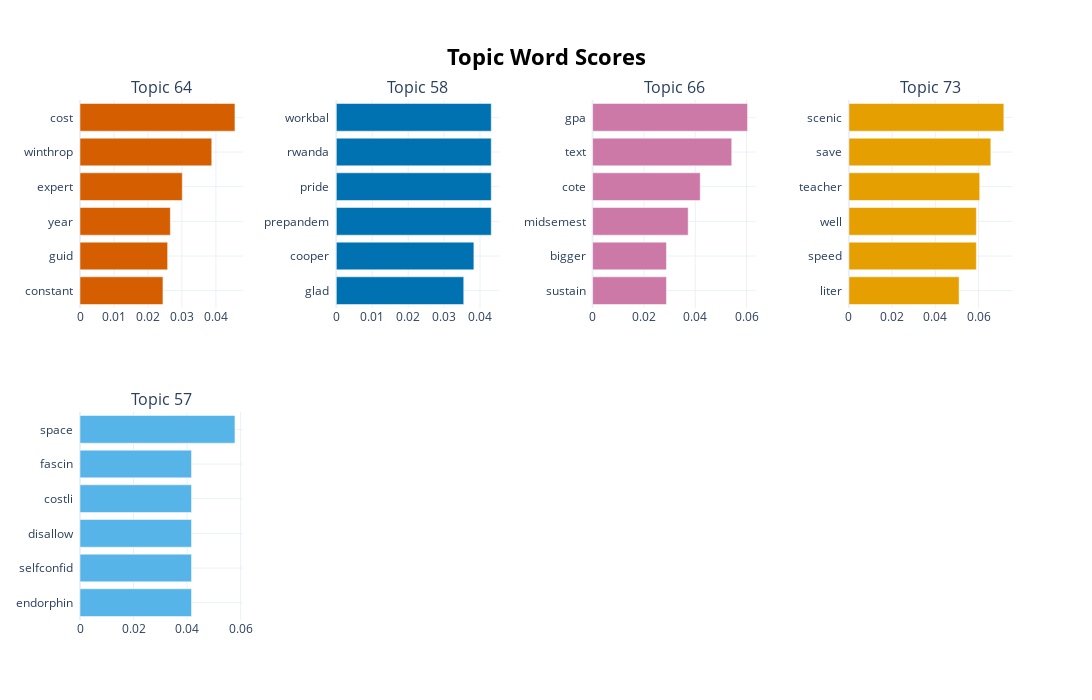

The cell this chart's notebook holds for it:
### Code cell
# plot topics that decrease chances the most (ignoring statistical significance)
topic_model.visualize_barchart(topics=bottom_k_topics, n_words=10, height=350, width=400)

### Figure 1 — Plotly figure (JSON) as saved in the notebook; plotly's stock layout.template omitted (floating-point values rounded to 4 significant figures)
{"data": [{"marker": {"color": "#D55E00"}, "orientation": "h", "type": "bar", "x": [0.02441, 0.02579, 0.02659, 0.0301, 0.03878, 0.0456], "xaxis": "x", "y": ["constant  ", "guid  ", "year  ", "expert  ", "winthrop  ", "cost  "], "yaxis": "y"}, {"marker": {"color": "#0072B2"}, "orientation": "h", "type": "bar", "x": [0.03546, 0.03828, 0.04311, 0.04311, 0.04311, 0.04311], "xaxis": "x2", "y": ["glad  ", "cooper  ", "prepandem  ", "pride  ", "rwanda  ", "workbal  "], "yaxis": "y2"}, {"marker": {"color": "#CC79A7"}, "orientation": "h", "type": "bar", "x": [0.02879, 0.02879, 0.03724, 0.04194, 0.05422, 0.06038], "xaxis": "x3", "y": ["sustain  ", "bigger  ", "midsemest  ", "cote  ", "text  ", "gpa  "], "yaxis": "y3"}, {"marker": {"color": "#E69F00"}, "orientation": "h", "type": "bar", "x": [0.05098, 0.05897, 0.05897, 0.06053, 0.06566, 0.07169], "xaxis": "x4", "y": ["liter  ", "speed  ", "well  ", "teacher  ", "save  ", "scenic  "], "yaxis": "y4"}, {"marker": {"color": "#56B4E9"}, "orientation": "h", "type": "bar", "x": [0.04166, 0.04166, 0.04166, 0.04166, 0.04166, 0.05788], "xaxis": "x5", "y": ["endorphin  ", "selfconfid  ", "disallow  ", "costli  ", "fascin  ", "space  "], "yaxis": "y5"}], "layout": {"annotations": [{"font": {"size": 16}, "showarrow": false, "text": "Topic 64", "x": 0.0875, "xanchor": "center", "xref": "paper", "y": 1, "yanchor": "bottom", "yref": "paper"}, {"font": {"size": 16}, "showarrow": false, "text": "Topic 58", "x": 0.3625, "xanchor": "center", "xref": "paper", "y": 1, "yanchor": "bottom", "yref": "paper"}, {"font": {"size": 16}, "showarrow": false, "text": "Topic 66", "x": 0.6375, "xanchor": "center", "xref": "paper", "y": 1, "yanchor": "bottom", "yref": "paper"}, {"font": {"size": 16}, "showarrow": false, "text": "Topic 73", "x": 0.9125, "xanchor": "center", "xref": "paper", "y": 1, "yanchor": "bottom", "yref": "paper"}, {"font": {"size": 16}, "showarrow": false, "text": "Topic 57", "x": 0.0875, "xanchor": "center", "xref": "paper", "y": 0.4, "yanchor": "bottom", "yref": "paper"}], "height": 700, "hoverlabel": {"bgcolor": "white", "font": {"family": "Rockwell", "size": 16}}, "showlegend": false, "title": {"font": {"color": "Black", "size": 22}, "text": "<b>Topic Word Scores", "x": 0.5, "xanchor": "center", "yanchor": "top"}, "width": 1600, "xaxis": {"anchor": "y", "autorange": true, "domain": [0, 0.175], "range": [0, 0.048], "showgrid": true, "type": "linear"}, "xaxis2": {"anchor": "y2", "autorange": true, "domain": [0.275, 0.45], "range": [0, 0.04538], "showgrid": true, "type": "linear"}, "xaxis3": {"anchor": "y3", "autorange": true, "domain": [0.55, 0.725], "range": [0, 0.06356], "showgrid": true, "type": "linear"}, "xaxis4": {"anchor": "y4", "autorange": true, "domain": [0.825, 1], "range": [0, 0.07546], "showgrid": true, "type": "linear"}, "xaxis5": {"anchor": "y5", "autorange": true, "domain": [0, 0.175], "range": [0, 0.06092], "showgrid": true, "type": "linear"}, "xaxis6": {"anchor": "y6", "domain": [0.275, 0.45], "showgrid": true}, "xaxis7": {"anchor": "y7", "domain": [0.55, 0.725], "showgrid": true}, "xaxis8": {"anchor": "y8", "domain": [0.825, 1], "showgrid": true}, "yaxis": {"anchor": "x", "autorange": true, "domain": [0.6, 1], "range": [-0.5, 5.5], "showgrid": true, "type": "category"}, "yaxis2": {"anchor": "x2", "autorange": true, "domain": [0.6, 1], "range": [-0.5, 5.5], "showgrid": true, "type": "category"}, "yaxis3": {"anchor": "x3", "autorange": true, "domain": [0.6, 1], "range": [-0.5, 5.5], "showgrid": true, "type": "category"}, "yaxis4": {"anchor": "x4", "autorange": true, "domain": [0.6, 1], "range": [-0.5, 5.5], "showgrid": true, "type": "category"}, "yaxis5": {"anchor": "x5", "autorange": true, "domain": [0, 0.4], "range": [-0.5, 5.5], "showgrid": true, "type": "category"}, "yaxis6": {"anchor": "x6", "domain": [0, 0.4], "showgrid": true}, "yaxis7": {"anchor": "x7", "domain": [0, 0.4], "showgrid": true}, "yaxis8": {"anchor": "x8", "domain": [0, 0.4], "showgrid": true}}}
